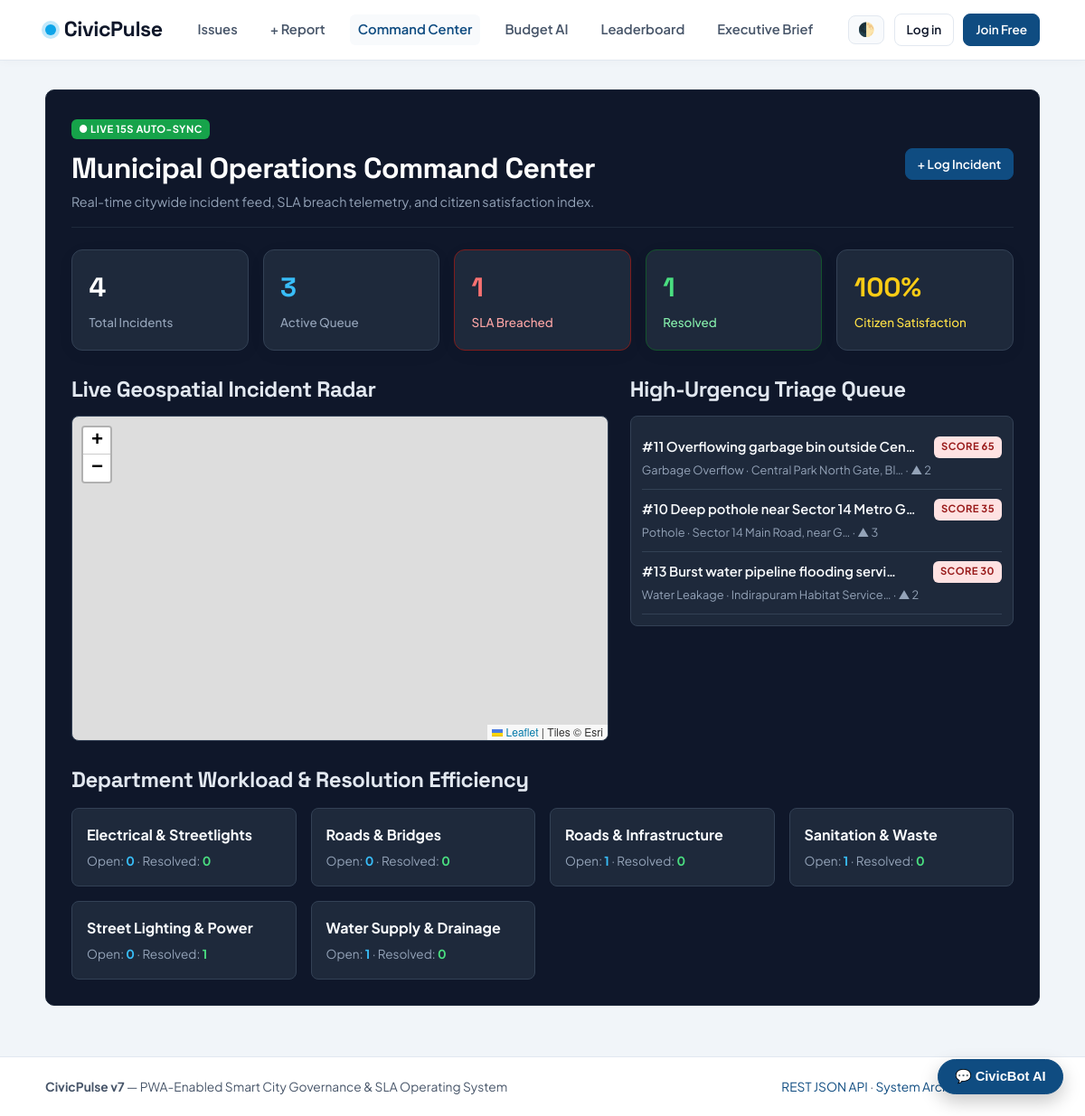
/command-center/, run on the app's committed database.
### issues/models.py (models this page shows, shortened)
class Issue(models.Model):
    STATUS_CHOICES = [
        ('reported', 'Reported'),
        ('in_progress', 'In Progress'),
        ('resolved', 'Resolved'),
    ]
    title = models.CharField(max_length=200)
    description = models.TextField()
    location = models.CharField(max_length=255)
    latitude = models.FloatField(null=True, blank=True)
    longitude = models.FloatField(null=True, blank=True)
    photo = models.ImageField(upload_to='issue_photos/', blank=True, null=True)
    resolution_photo = models.ImageField(upload_to='resolution_photos/', blank=True, null=True)
    category = models.ForeignKey(Category, on_delete=models.PROTECT, related_name='issues')
    department = models.ForeignKey(
        Department, on_delete=models.SET_NULL, null=True, blank=True, related_name='issues'
    )
    status = models.CharField(max_length=20, choices=STATUS_CHOICES, default='reported')
    reported_by = models.ForeignKey(User, on_delete=models.CASCADE, related_name='reported_issues')
    upvotes = models.ManyToManyField(User, blank=True, related_name='upvoted_issues')
    citizen_verified = models.BooleanField(default=False)
    created_at = models.DateTimeField(auto_now_add=True)
    due_at = models.DateTimeField(null=True, blank=True)
    resolved_at = models.DateTimeField(null=True, blank=True)
    class Meta:
        ordering = ['-created_at']
    def get_absolute_url(self):
        return reverse('issue_detail', kwargs={'pk': self.pk})
    @property
    def is_overdue(self):
        return bool(self.status != 'resolved' and self.due_at and timezone.now() > self.due_at)
    @property
    def upvote_count(self):
        return self.upvotes.count()
    @property
    def priority_score(self):
        if self.status == 'resolved':
            return 0
        weight = self.category.severity_weight if self.category else 2
        score = (weight * 10) + (self.upvotes.count() * 5)
        if self.is_overdue:
            score += 35
        return score

class Category(models.Model):
    name = models.CharField(max_length=80, unique=True)
    department = models.ForeignKey(
        Department, on_delete=models.SET_NULL, null=True, blank=True, related_name='categories'
    )
    sla_hours = models.PositiveIntegerField(default=72, help_text='Target resolution window in hours')
    severity_weight = models.PositiveIntegerField(default=2, help_text='Base urgency multiplier (1-5)')
    class Meta:
        verbose_name_plural = 'Categories'

class Department(models.Model):
    name = models.CharField(max_length=120, unique=True)
    contact_email = models.EmailField()
    officials = models.ManyToManyField(User, blank=True, related_name='departments')

### issues/views.py (the view)
# urls.py: path('command-center/', views.command_center, name='command_center'),
def command_center(request):
    all_issues = list(Issue.objects.select_related('category', 'department', 'reported_by'))
    critical = sorted([i for i in all_issues if i.status != 'resolved'], key=lambda x: x.priority_score, reverse=True)[:8]
    departments = Department.objects.annotate(
        open_count=Count('issues', filter=~Q(issues__status='resolved')),
        resolved_count=Count('issues', filter=Q(issues__status='resolved')),
    )
    resolved_list = [i for i in all_issues if i.status == 'resolved']
    verified_list = [i for i in resolved_list if i.citizen_verified]
    satisfaction = round((len(verified_list) / len(resolved_list)) * 100) if resolved_list else 100
    return render(request, 'command_center.html', {
        'critical_issues': critical,
        'departments': departments,
        'n_total': len(all_issues),
        'n_open': sum(1 for i in all_issues if i.status != 'resolved'),
        'n_overdue': sum(1 for i in all_issues if i.is_overdue),
        'n_resolved': len(resolved_list),
        'satisfaction': satisfaction,
    })

### issues/context_processors.py (called while the page is built, shortened)
def nav_badges(request):
    broadcast_msg = cache.get('civicpulse_emergency_broadcast', '')
    if not request.user.is_authenticated:
        return {
            'is_official': False,
            'unread_notifications': [],
            'unread_count': 0,
            'emergency_broadcast': broadcast_msg,
        }

### templates/command_center.html (shortened to what this page needs)
{% extends "base.html" %}
{% block content %}
<div id="cmd-root" data-pulse-url="{% url 'command_pulse_api' %}" style="background:#0f172a; color:#f8fafc; border-radius:10px; padding:1.75rem; border:1px solid #1e293b;">
  <div class="page-head" style="border-bottom:1px solid #1e293b; padding-bottom:1rem; margin-bottom:1.5rem;">
    <div>
      <span class="badge" style="background:#16a34a; color:#fff; margin-bottom:0.4rem;">● LIVE 15s AUTO-SYNC</span>
      <h1 style="color:#fff; font-size:2rem;">Municipal Operations Command Center</h1>
      <p style="color:#94a3b8; font-size:0.9rem;">Real-time citywide incident feed, SLA breach telemetry, and citizen satisfaction index.</p>
    </div>
    <a class="btn btn--small" href="{% url 'report_issue' %}">+ Log Incident</a>
  </div>
  <div class="kpis" style="margin-bottom:1.5rem;">
    <div class="kpi" style="background:#1e293b; border-color:#334155; color:#fff;">
      <span class="kpi-n" id="pulse-total">{{ n_total }}</span><span class="kpi-l" style="color:#94a3b8;">Total Incidents</span>
    </div>
    <div class="kpi" style="background:#1e293b; border-color:#334155; color:#38bdf8;">
      <span class="kpi-n" id="pulse-open">{{ n_open }}</span><span class="kpi-l" style="color:#94a3b8;">Active Queue</span>
    </div>
    <div class="kpi" style="background:#1e293b; border-color:#7f1d1d; color:#f87171;">
      <span class="kpi-n" id="pulse-overdue">{{ n_overdue }}</span><span class="kpi-l" style="color:#fca5a5;">SLA Breached</span>
    </div>
    <div class="kpi" style="background:#1e293b; border-color:#14532d; color:#4ade80;">
      <span class="kpi-n" id="pulse-resolved">{{ n_resolved }}</span><span class="kpi-l" style="color:#86efac;">Resolved</span>
    </div>
    <div class="kpi" style="background:#1e293b; border-color:#334155; color:#facc15;">
      <span class="kpi-n">{{ satisfaction }}%</span><span class="kpi-l" style="color:#fde047;">Citizen Satisfaction</span>
    </div>
  </div>
  <div style="display:grid; grid-template-columns:1.4fr 1fr; gap:1.5rem; margin-bottom:1.5rem;">
    <div>
      <h2 style="color:#e2e8f0; margin-bottom:0.6rem;">Live Geospatial Incident Radar</h2>
      <div id="cmd-map" data-geo-url="{% url 'issues_geojson' %}" style="height:360px; border-radius:8px; border:1px solid #334155;"></div>
    </div>
    <div>
      <h2 style="color:#e2e8f0; margin-bottom:0.6rem;">High-Urgency Triage Queue</h2>
      <div style="background:#1e293b; border-radius:8px; border:1px solid #334155; padding:0.75rem; max-height:360px; overflow-y:auto;">
        {% for item in critical_issues %}
          <div style="padding:0.65rem 0; border-bottom:1px solid #334155;">
            <div style="display:flex; justify-content:space-between; gap:0.5rem;">
              <a href="{{ item.get_absolute_url }}" style="color:#f8fafc; font-weight:600; font-size:0.92rem;">#{{ item.pk }} {{ item.title|truncatechars:36 }}</a>
              <span class="badge badge--overdue">Score {{ item.priority_score }}</span>
            </div>
            <div style="font-size:0.8rem; color:#94a3b8; margin-top:0.2rem;">
              {{ item.category.name }} · {{ item.location|truncatechars:28 }} · ▲ {{ item.upvote_count }}
            </div>
          </div>
        {% empty %}
          <p style="color:#94a3b8;">All incidents resolved.</p>
        {% endfor %}
      </div>
    </div>
  </div>
  <h2 style="color:#e2e8f0; margin-bottom:0.75rem;">Department Workload & Resolution Efficiency</h2>
  <div style="display:grid; grid-template-columns:repeat(auto-fit, minmax(220px, 1fr)); gap:1rem;">
    {% for d in departments %}
      <div style="background:#1e293b; border:1px solid #334155; border-radius:8px; padding:1rem;">
        <div style="font-weight:700; color:#f8fafc; margin-bottom:0.35rem;">{{ d.name }}</div>
        <div style="font-size:0.85rem; color:#94a3b8;">
          Open: <strong style="color:#38bdf8;">{{ d.open_count }}</strong> · Resolved: <strong style="color:#4ade80;">{{ d.resolved_count }}</strong>
        </div>
      </div>
    {% endfor %}
  </div>
</div>
{% endblock %}

### templates/base.html (shortened to what this page needs)
{% load static %}
<!doctype html>
<html lang="en" data-theme="light">
<head>
  <link rel="stylesheet" href="https://unpkg.com/leaflet@1.9.4/dist/leaflet.css">
  <link rel="stylesheet" href="{% static 'css/style.css' %}">
</head>
<body>
  <header class="topbar">
    <div class="wrap bar">
      <a class="brand" href="{% url 'home' %}">
        <span class="brand-pulse" aria-hidden="true"></span>
        <span>Civic<strong>Pulse</strong></span>
      </a>
      <nav class="nav" aria-label="Primary">
        <a href="{% url 'home' %}" {% if request.resolver_match.url_name == 'home' %}aria-current="page"{% endif %}>Issues</a>
        <a href="{% url 'report_issue' %}" {% if request.resolver_match.url_name == 'report_issue' %}aria-current="page"{% endif %}>+ Report</a>
        <a href="{% url 'command_center' %}" {% if request.resolver_match.url_name == 'command_center' %}aria-current="page"{% endif %}>Command Center</a>
        <a href="{% url 'budget_simulator' %}" {% if request.resolver_match.url_name == 'budget_simulator' %}aria-current="page"{% endif %}>Budget AI</a>
        <a href="{% url 'leaderboard' %}" {% if request.resolver_match.url_name == 'leaderboard' %}aria-current="page"{% endif %}>Leaderboard</a>
        <a href="{% url 'executive_brief' %}" {% if request.resolver_match.url_name == 'executive_brief' %}aria-current="page"{% endif %}>Executive Brief</a>
      </nav>
      <div class="account">
        <button type="button" id="theme-toggle" class="icon-btn" title="Toggle Dark/Light Theme" aria-label="Toggle Theme">🌓</button>
        {% if user.is_authenticated %}
          <div class="notif-wrap">
            <button type="button" class="icon-btn" id="notif-toggle" aria-label="Notifications">
              🔔 {% if unread_count %}<span class="notif-badge" id="notif-badge">{{ unread_count }}</span>{% endif %}
            </button>
            <div class="notif-menu" id="notif-menu" style="display:none;">
              <div class="notif-head">
                <strong>Notifications</strong>
                {% if unread_count %}
                  <button type="button" class="link-btn" id="mark-read-btn" data-url="{% url 'mark_notifications_read' %}" data-csrf="{{ csrf_token }}">Mark all read</button>
                {% endif %}
              </div>
              {% for n in unread_notifications %}
                <a class="notif-item" href="{% if n.issue %}{{ n.issue.get_absolute_url }}{% else %}#{% endif %}">{{ n.message }}</a>
              {% empty %}
                <div class="notif-empty">You're all caught up!</div>
              {% endfor %}
            </div>
          </div>
          <a class="user-pill" href="{% url 'profile' %}" title="View Civic ID & Badges">
            <span class="avatar-dot">{{ user.username|slice:":1"|upper }}</span>
            <span>{{ user.first_name|default:user.username }}</span>
          </a>
          <form method="post" action="{% url 'logout' %}">
            {% csrf_token %}
            <button type="submit" class="link-btn">Log out</button>
          </form>
        {% else %}
          <a href="{% url 'login' %}" class="btn btn--small btn--ghost">Log in</a>
          <a class="btn btn--small" href="{% url 'register' %}">Join Free</a>
        {% endif %}
      </div>
    </div>
  </header>
  <main id="main" class="wrap">
    {% block content %}{% endblock %}
  </main>
  <div id="civicbot-widget" data-api-url="{% url 'civicbot_api' %}" style="position:fixed; bottom:24px; right:24px; z-index:999;">
    <button type="button" id="civicbot-toggle" class="btn bot-fab">💬 CivicBot AI</button>
  </div>
  <footer class="footer">
    <div class="wrap footer-inner">
      <span><strong>CivicPulse v7</strong> — PWA-Enabled Smart City Governance &amp; SLA Operating System</span>
      <span><a href="{% url 'public_issues_api' %}" target="_blank">REST JSON API</a> · <a href="{% url 'architecture' %}">System Architecture</a> · <a href="{% url 'about' %}">About</a></span>
    </div>
  </footer>
</body>
</html>

### static/css/style.css (style rules this page uses)
:root { --bg: #f1f5f9; --surface: #ffffff; --surface-alt: #f8fafc; --text: #0f172a; --muted: #475569; --border: #e2e8f0; --primary: #0f4c81; --primary-hover: #0a365c; --accent: #0ea5e9; --reported: #d97706; --in-progress: #2563eb; --resolved: #16a34a; --danger: #dc2626; --radius: 12px; --shadow: 0 4px 20px -2px rgba(15, 23, 42, 0.06); }
* { box-sizing: border-box; margin: 0; padding: 0; }
body { font-family: 'Plus Jakarta Sans', -apple-system, BlinkMacSystemFont, sans-serif; background: var(--bg); color: var(--text); line-height: 1.6; display: flex; flex-direction: column; min-height: 100vh; transition: background 0.2s ease, color 0.2s ease; }
h1, h2, h3, .brand { font-family: 'Space Grotesk', sans-serif; letter-spacing: -0.02em; }
a { color: var(--primary); text-decoration: none; }
.wrap { max-width: 1140px; margin: 0 auto; padding: 0 1.25rem; width: 100%; }
main.wrap { flex: 1; padding-top: 2rem; padding-bottom: 3.5rem; }
.topbar { background: var(--surface); border-bottom: 1px solid var(--border); position: sticky; top: 0; z-index: 900; box-shadow: 0 1px 10px rgba(0, 0, 0, 0.03); }
.bar { display: flex; align-items: center; justify-content: space-between; gap: 1rem; min-height: 66px; flex-wrap: wrap; }
.brand { font-size: 1.45rem; font-weight: 700; color: var(--text); display: flex; align-items: center; gap: 0.55rem; }
.brand-pulse { width: 12px; height: 12px; border-radius: 50%; background: var(--accent); box-shadow: 0 0 0 4px rgba(14, 165, 233, 0.25); }
.nav { display: flex; gap: 1.15rem; flex-wrap: wrap; align-items: center; }
.nav a { color: var(--muted); font-weight: 600; font-size: 0.92rem; padding: 0.35rem 0.55rem; border-radius: 6px; transition: all 0.15s; }
.nav a[aria-current="page"], .nav a:hover { color: var(--primary); background: var(--surface-alt); text-decoration: none; }
.account { display: flex; align-items: center; gap: 0.65rem; }
.icon-btn { background: var(--surface-alt); border: 1px solid var(--border); color: var(--text); border-radius: 8px; padding: 0.35rem 0.6rem; cursor: pointer; font-size: 0.95rem; position: relative; }
.btn { display: inline-flex; align-items: center; justify-content: center; gap: 0.4rem; background: var(--primary); color: #fff; padding: 0.6rem 1.15rem; border-radius: 8px; font-weight: 600; border: 1px solid var(--primary); cursor: pointer; font-size: 0.92rem; transition: transform 0.12s ease, background 0.15s ease; }
.btn--small { padding: 0.38rem 0.8rem; font-size: 0.85rem; }
.btn--ghost { background: var(--surface); color: var(--text); border-color: var(--border); }
.badge { display: inline-block; font-size: 0.7rem; font-weight: 700; padding: 0.15rem 0.5rem; border-radius: 6px; text-transform: uppercase; letter-spacing: 0.04em; }
.badge--overdue { background: #fee2e2; color: #991b1b; }
.page-head { display: flex; justify-content: space-between; align-items: center; gap: 1rem; margin-bottom: 1.5rem; flex-wrap: wrap; }
.kpis { display: grid; grid-template-columns: repeat(auto-fit, minmax(145px, 1fr)); gap: 1rem; margin-bottom: 1.5rem; }
.kpi { background: var(--surface); border: 1px solid var(--border); border-radius: var(--radius); padding: 1.15rem; box-shadow: var(--shadow); }
.kpi-n { display: block; font-size: 1.85rem; font-weight: 700; font-family: 'Space Grotesk', sans-serif; }
.kpi-l { font-size: 0.84rem; color: var(--muted); font-weight: 500; }
.bot-fab { border-radius: 99px; box-shadow: 0 8px 20px rgba(0,0,0,0.22); }
.footer { border-top: 1px solid var(--border); background: var(--surface); padding: 1.35rem 0; color: var(--muted); font-size: 0.86rem; margin-top: auto; }
.footer-inner { display: flex; justify-content: space-between; flex-wrap: wrap; gap: 0.5rem; }

### data on the page
Issue: pk "11", title "Overflowing garbage bin outside Cen…", priority_score "65", category.name "Garbage Overflow", location "Central Park North Gate, Bl…", upvote_count "2"
Issue: pk "10", title "Deep pothole near Sector 14 Metro G…", priority_score "35", category.name "Pothole", location "Sector 14 Main Road, near G…", upvote_count "3"
Issue: pk "13", title "Burst water pipeline flooding servi…", priority_score "30", category.name "Water Leakage", location "Indirapuram Habitat Service…", upvote_count "2"
Department: name "Electrical & Streetlights", open_count "0", resolved_count "0"
Department: name "Roads & Bridges", open_count "0", resolved_count "0"
Department: name "Roads & Infrastructure", open_count "1", resolved_count "0"
Department: name "Sanitation & Waste", open_count "1", resolved_count "0"
Department: name "Street Lighting & Power", open_count "0", resolved_count "1"
Department: name "Water Supply & Drainage", open_count "1", resolved_count "0"

### other printed values
{{ n_total }} "4"
{{ n_open }} "3"
{{ n_overdue }} "1"
{{ n_resolved }} "1"
{{ satisfaction }} "100"
